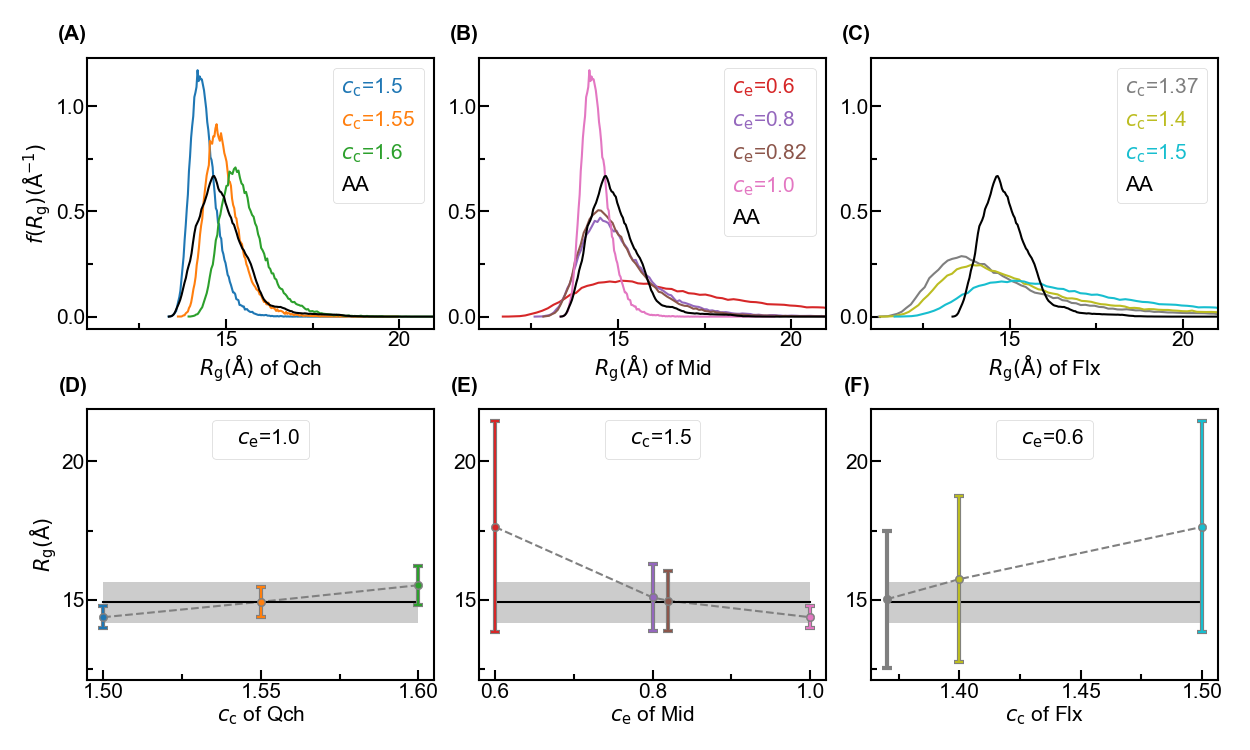

The script that drew this image:
"""Import Modules"""
import sys
sys.path.append('D:\\Work\\Code\\Functions')
from pyw import pyw
import numpy as np
import matplotlib.pyplot as plt
from matplotlib.colors import LinearSegmentedColormap
from mpl_toolkits.axes_grid1 import make_axes_locatable
from matplotlib.pyplot import MultipleLocator
from matplotlib.collections import LineCollection
from matplotlib import colors
from matplotlib.ticker import LogLocator,LogFormatter,AutoMinorLocator

"""Set Arguments"""
file0='../../../all_atom/rg/rg.pyw'
file='../../rg/fus_sgm/rg.pyw'
figname='rg'
Mdls=['Qch','Mid','Flx']
nhi=200
csgm=[[1.5,1.55,1.6],
      [1.5,1.5,1.5,1.5],
      [1.37,1.4,1.5]]
esgm=[[1.0,1.0,1.0],
      [0.6,0.8,0.82,1.0],
      [0.6,0.6,0.6]]
itr=[[20,20,20],
     [20,20,20,20],
     [20,20,20]]
par=[[1.5,1.55,1.6],
     [0.6,0.8,0.82,1.0],
     [1.37,1.4,1.5]]
par0=[1.0,1.5,0.6]

"""Read Data and Calculate"""
q=pyw(file0,'Probability')
rg0=q[0]
p_rg0=q[1]
q=pyw(file0,'Mean')
rg0_mean=q[0][0]
q=pyw(file0,'Deviation')
rg0_std=q[0][0]

rg=[]
p_rg=[]
rg_mean=[]
rg_std=[]
for i in range(len(par)):
    rg.append([])
    p_rg.append([])
    rg_mean.append([])
    rg_std.append([])
    for j in range(len(par[i])):
        q=pyw(file.replace('sgm',f'{csgm[i][j]}sgm_{esgm[i][j]}sgm').replace('rg.pyw',f'rg_itr{itr[i][j]}.pyw'),'Probability')
        rg[i]+=[q[0]]
        p_rg[i]+=[q[1]]
        q=pyw(file.replace('sgm',f'{csgm[i][j]}sgm_{esgm[i][j]}sgm').replace('rg.pyw',f'rg_itr{itr[i][j]}.pyw'),'Mean')
        rg_mean[i]+=[q[0][0]]
        q=pyw(file.replace('sgm',f'{csgm[i][j]}sgm_{esgm[i][j]}sgm').replace('rg.pyw',f'rg_itr{itr[i][j]}.pyw'),'Deviation')
        rg_std[i]+=[q[0][0]]

"""Plot"""
fig,axs=plt.subplots(2,3,figsize=(25,15))
marglft=0.5
margrig=0.5
margbot=0.5
margtop=0.5
spcwth=0.2
spchei=-0.1
cbarwth=0.0
cbarspcwth=0.0
wth=3
font={'family':'Arial','size':30}
lenmaj=15
lenmin=8
lenbar=8
xtick=[[],[0.05,0.2,0.05]]
ytick=0
ctick=1
ann=[['(A)','(B)','(C)'],['(D)','(E)','(F)']]
clrs=[['C0','C1','C2'],['C3','C4','C5','C6'],['C7','C8','C9']]
var=['$c_\\mathrm{c}$','$c_\\mathrm{e}$','$c_\\mathrm{c}$']
var0=['$c_\\mathrm{e}$','$c_\\mathrm{c}$','$c_\\mathrm{e}$']

for i in range(len(par)):
    ax=axs[0,i]
    ax.annotate(ann[0][i],xy=(0.0,1.05),xycoords='axes fraction',fontfamily=font['family'],fontsize=font['size'],fontweight='bold',va='bottom',ha='right')
    for j in range(len(par[i])):
        ax.plot(rg[i][j],p_rg[i][j],color=clrs[i][j],linewidth=wth,label='%s=%s'%(var[i],par[i][j]))
    ax.plot(rg0,p_rg0,'k',linewidth=wth,label='AA')
    ax.autoscale()
    ax.minorticks_on()
    ax.tick_params(axis='both',which='major',direction='in',width=wth,length=lenmaj,labelfontfamily=font['family'],labelsize=font['size'])
    ax.tick_params(axis='both',which='minor',direction='in',width=wth,length=lenmin,labelfontfamily=font['family'],labelsize=font['size'])
    ax.xaxis.set_major_locator(MultipleLocator(5))
    ax.xaxis.set_minor_locator(AutoMinorLocator(2))
    ax.yaxis.set_major_locator(MultipleLocator(0.5))
    ax.yaxis.set_minor_locator(AutoMinorLocator(2))
    ax.spines['bottom'].set_linewidth(wth)
    ax.spines['top'].set_linewidth(wth)
    ax.spines['left'].set_linewidth(wth)
    ax.spines['right'].set_linewidth(wth)
    ax.set_xlim(11,21)
    ax.set_xlabel('$R_\\mathrm{g} (\\mathrm{\\AA})$ of %s'%Mdls[i],fontdict=font)
    if i==0:
        ax.set_ylabel('$f(R_\\mathrm{g}) (\\mathrm{\\AA}^{-1})$',fontdict=font)
    leg=ax.legend(loc='upper right',handlelength=0.0,handletextpad=0.0,prop={'family':font['family'],'size':font['size']})
    for hnd,txt in zip(leg.legend_handles,leg.get_texts()):
        txt.set_color(hnd.get_color())

    ax=axs[1,i]
    ax.annotate(ann[1][i],xy=(0.0,1.05),xycoords='axes fraction',fontfamily=font['family'],fontsize=font['size'],fontweight='bold',va='bottom',ha='right')
    ax.plot(par[i],rg_mean[i],'--',color=(0.5,0.5,0.5),linewidth=wth)
    ax.fill_between([par[i][0],par[i][-1]],[rg0_mean-rg0_std,rg0_mean-rg0_std],[rg0_mean+rg0_std,rg0_mean+rg0_std],color='k',linewidth=0,alpha=0.2)
    ax.plot([par[i][0],par[i][-1]],[rg0_mean,rg0_mean],'k',linewidth=wth)
    for j in range(len(par[i])):
        ax.errorbar(par[i][j],rg_mean[i][j],yerr=rg_std[i][j],
                        marker='.',markersize=0,markeredgewidth=2*wth,
                        ecolor=(0.5,0.5,0.5),elinewidth=2*wth,capsize=2.5*wth)
        ax.errorbar(par[i][j],rg_mean[i][j],yerr=rg_std[i][j],
                        marker='.',markersize=0,markeredgewidth=wth,
                        ecolor=clrs[i][j],elinewidth=wth,capsize=2*wth)
        ax.plot(par[i][j],rg_mean[i][j],'.',color=(0.5,0.5,0.5),markersize=8*wth)
        ax.plot(par[i][j],rg_mean[i][j],'.',color=clrs[i][j],markersize=5*wth)
    ax.plot([],[],label='%s=%s'%(var0[i],par0[i]))
    ax.autoscale()
    ax.minorticks_on()
    ax.tick_params(axis='both',which='major',direction='in',width=wth,length=lenmaj,labelfontfamily=font['family'],labelsize=font['size'])
    ax.tick_params(axis='both',which='minor',direction='in',width=wth,length=lenmin,labelfontfamily=font['family'],labelsize=font['size'])
    ax.xaxis.set_major_locator(MultipleLocator(xtick[1][i]))
    ax.xaxis.set_minor_locator(AutoMinorLocator(2))
    ax.yaxis.set_major_locator(MultipleLocator(5))
    ax.yaxis.set_minor_locator(AutoMinorLocator(2))
    ax.spines['bottom'].set_linewidth(wth)
    ax.spines['top'].set_linewidth(wth)
    ax.spines['left'].set_linewidth(wth)
    ax.spines['right'].set_linewidth(wth)
    ax.set_xlabel(var[i]+' of %s'%Mdls[i],fontdict=font)
    if i==0:
        ax.set_ylabel('$R_\\mathrm{g} (\\mathrm{\\AA})$',fontdict=font)
    ax.legend(loc='upper center',handlelength=0.0,prop={'family':font['family'],'size':font['size']})

for i in range(2):
    ylims=[axs[i,j].get_ylim() for j in range(len(par))]
    for j in range(len(par)):
        axs[i,j].set_ylim(np.min(ylims),np.max(ylims))

fig.canvas.draw()
tight_bbox=fig.get_tightbbox(fig.canvas.get_renderer())
alllft=tight_bbox.x0
allrig=tight_bbox.x1
allbot=tight_bbox.y0
alltop=tight_bbox.y1
figwth,fighei=fig.get_size_inches()
boxlft=np.inf
boxrig=-np.inf
boxbot=np.inf
boxtop=-np.inf
for ax in fig.axes:    
    pos=ax.get_position()
    left=pos.x0*figwth
    right=left+pos.width*figwth
    bottom=pos.y0*fighei
    top=bottom+pos.height*fighei
    boxlft=min(boxlft,left)
    boxrig=max(boxrig,right)
    boxbot=min(boxbot,bottom)
    boxtop=max(boxtop,top)
outlft=boxlft-alllft
outrig=allrig-boxrig
outbot=boxbot-allbot
outtop=alltop-boxtop

axs_2d=np.atleast_2d(axs)
nrows,ncols=np.shape(axs_2d)
outlfts=np.zeros((nrows,ncols))
outrigs=np.zeros((nrows,ncols))
outbots=np.zeros((nrows,ncols))
outtops=np.zeros((nrows,ncols))
dpi=fig.dpi 
for i in range(nrows):
    for j in range(ncols):
        ax=axs_2d[i,j]
        ref_bounds=ax.get_position().bounds
        alllft,allrig=np.inf,-np.inf
        allbot,alltop=np.inf,-np.inf
        for a in fig.axes:
            if a.get_position().bounds==ref_bounds:
                tight_bbox=a.get_tightbbox(fig.canvas.get_renderer())   # 点坐标
                alllft=min(alllft,tight_bbox.x0/dpi)
                allrig=max(allrig,tight_bbox.x1/dpi)
                allbot=min(allbot,tight_bbox.y0/dpi)
                alltop=max(alltop,tight_bbox.y1/dpi)
        boxlft=ref_bounds[0]*figwth
        boxrig=(ref_bounds[0]+ref_bounds[2])*figwth
        boxbot=ref_bounds[1]*fighei
        boxtop=(ref_bounds[1]+ref_bounds[3])*fighei
        outlfts[i,j]=boxlft-alllft
        outrigs[i,j]=allrig-boxrig
        outbots[i,j]=boxbot-allbot
        outtops[i,j]=alltop-boxtop

if ncols>1:
    spcwth+=np.max(outrigs[:,:-1]+outlfts[:,1:])
if nrows>1:
    spchei+=np.max(outbots[:-1,:]+outtops[1:,:])
plt.subplots_adjust(left=(marglft+outlft)/figwth,
                    right=1.0-(margrig+outrig+cbarwth+cbarspcwth)/figwth,
                    bottom=(margbot+outbot)/fighei,
                    top=1.0-(margtop+outtop)/fighei,
                    hspace=nrows*spchei/(fighei-margbot-outbot-margtop-outtop-(nrows-1)*spchei),
                    wspace=ncols*spcwth/(figwth-marglft-outlft-margrig-outrig-cbarwth-cbarspcwth-(ncols-1)*spcwth))

plt.savefig(f'{figname}.png',format='png',dpi=50)
plt.savefig(f'{figname}.pdf',format='pdf')
# plt.show()
